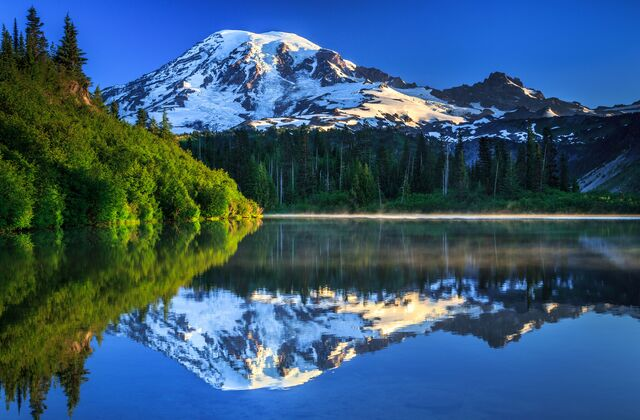
#> input picture Image_Color_Palette_Extractor/1.jpg, 640 x 420 px
$ python main.py
#> lines starting #> are read from the running program, lines starting #| are printed output that depends on the picture
## ##Image Color Palette Extractor
from PIL import Image
import numpy as np
import matplotlib.pyplot as plt
from sklearn.cluster import KMeans
import os

##görseli açıp yeniden boyutlandırıp numpy yapıyorum daha hızlı işlemek için
def load_image(image_path, resize=True, size=(100, 100)):
    try:
        image = Image.open(image_path).convert("RGB")  # PNG desteği + RGBA -> RGB dönüşüm
        if resize:
            image = image.resize(size)
        image_np = np.array(image)
        return image_np
    except Exception as e:
        print(f"❌ Image couldn't be downloaded: {e}")
        exit(1)

##çok koyu ve açığı yani uçtaki beyaz ve siyahı almıyor
def is_too_dark_or_light(rgb, dark_thresh=30, light_thresh=225):

    return all(channel <= dark_thresh for channel in rgb) or \
           all(channel >= light_thresh for channel in rgb)

##grilik fonskiyonu
def is_grayscale(rgb, tolerance=15):
    rgb = [int(c) for c in rgb]
    return max(rgb) - min(rgb) < tolerance

#kaç tane grilik var saysın
def count_grayscale_colors(colors):
    return sum(1 for color in colors if is_grayscale(color))

##filtreleme
def filter_out_grayscale(pixels):
    return np.array([p for p in pixels if not is_grayscale(p)])


##en baskın renkleri bulabilmek için kmeans algoritması ile kümeliyoruz
def get_dominant_colors(image_np, n_colors=5):
    pixels = image_np.reshape(-1, 3)  # Her pikselin RGB değerini vektöre dönüştür vektörizasyon bizim işimiz

     # Aşırı koyu veya aşırı açık olan pikselleri çıkar ve grayscale
    filtered_pixels = np.array([
        p for p in pixels
        if not is_too_dark_or_light(p) and not is_grayscale(p)
    ])

    # Eğer filtrelemeden sonra çok az piksel kaldıysa, orijinali kullan
    if len(filtered_pixels) < 100:
        filtered_pixels = pixels

    model = KMeans(n_clusters=n_colors, random_state=42) ## minik easter egg de koydum hehe
    model.fit(filtered_pixels)
    colors = model.cluster_centers_.astype(int)

    grayscale_count = count_grayscale_colors(colors)
    if grayscale_count >= 2:
        filtered_pixels_strict = np.array([
            p for p in filtered_pixels if not is_grayscale(p)
        ])

        if len(filtered_pixels_strict) >= 100:
            model = KMeans(n_clusters=n_colors, random_state=42)
            model.fit(filtered_pixels_strict)
            colors = model.cluster_centers_.astype(int)
            print(f"⚠️ {grayscale_count} grayscale tones detected. Recomputed the palette without grayscale tones.")
        else:
            print(f"⚠️ {grayscale_count} grayscale tones detected, but not enough color data remained to reprocess.")

    return colors


#Renk paletini görselleştiriyoruz (kare bloklar olarak gösteriyoruz)
def plot_palette(colors):
    plt.figure(figsize=(8, 2))  # Palet görselinin boyutu
    for i, color in enumerate(colors):
        plt.fill_between([i, i + 1], 0, 1, color=np.array(color) / 255)  # Rengi çiz
    plt.xlim(0, len(colors))
    plt.axis('off')  # Eksenleri kapat
    plt.show()  # Paleti göster


#RGB'den HEX'e dönüştürme fonksiyonu, renk kodlarını yazmak için
def rgb_to_hex(rgb_color):
    return '#%02x%02x%02x' % tuple(rgb_color)


#HEX renkleri terminalde yazdırıyoruz
def print_palette_hex(colors):
    hex_colors = [rgb_to_hex(color) for color in colors]
    print("Top dominant colors (HEX):")
    for i, (rgb, hex_code) in enumerate(zip(colors, hex_colors), 1):
        tag = " (grayscale)" if is_grayscale(rgb) else ""
        print(f"{i}. {hex_code}{tag}")

# Tüm işlemleri bir araya getiren ana fonksiyon
def extract_color_palette(image_path, n_colors=5):
    image_np = load_image(image_path)
    colors = get_dominant_colors(image_np, n_colors=n_colors)
    print_palette_hex(colors)
    plot_palette(colors)

## Çalıştırılabilir dosya olarak kullanılmasını sağlıyoruz
if __name__ == "__main__":
    image_path = input("🎨Enter the name of the image (e.g 11.jpg): ").strip()
#> the answer given: 1.jpg

    try:
        n = int(input(" How many colors do you want? (Enter a number between 3 and 9) "))
#> the answer given: 3
        if not 3 <= n <= 9:
            raise ValueError
    except ValueError:
        print("❌ Please enter a valid number between 3 and 9. 2.jpg")
        exit(1)

    extract_color_palette(image_path, n_colors=n)
#> in load_image, image is the input picture: PIL image 640x420 RGB; mean R, G, B 54.8, 88.3, 114.9
#> in load_image, `image = image.resize(size)`:
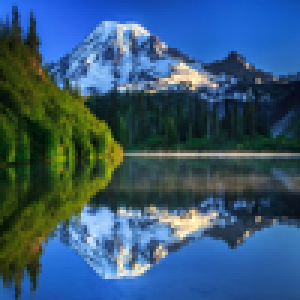
#> image: PIL image 100x100 RGB (shown 3 times larger); mean R, G, B 54.8, 88.3, 114.9
#> in extract_color_palette, `colors = get_dominant_colors(image_np, n_colors=n_colors)`: colors = [[29, 50, 50], [64, 115, 190], [81, 94, 24]]
#> in print_palette_hex, `hex_colors = [rgb_to_hex(color) for color in colors]`: hex_colors = ['#1d3232', '#4073be', '#515e18']
#> the loop in print_palette_hex, `for i, (rgb, hex_code) in enumerate(zip(colors, hex_colors), 1):` made 3 passes
#> hex_code on passes 1 to 3: '#1d3232', '#4073be', '#515e18'
#| 1. #1d3232
#| 2. #4073be
#| 3. #515e18
#> the loop in plot_palette, `for i, color in enumerate(colors):` made 3 passes
#> in plot_palette, `plt.show()`:
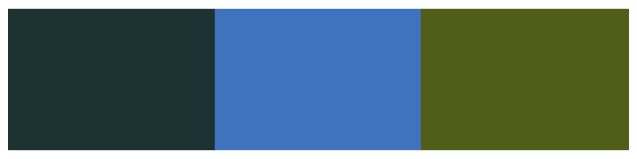
#> figure drawn by matplotlib, 1 panel

$ run again, on Image_Color_Palette_Extractor/9.jpg
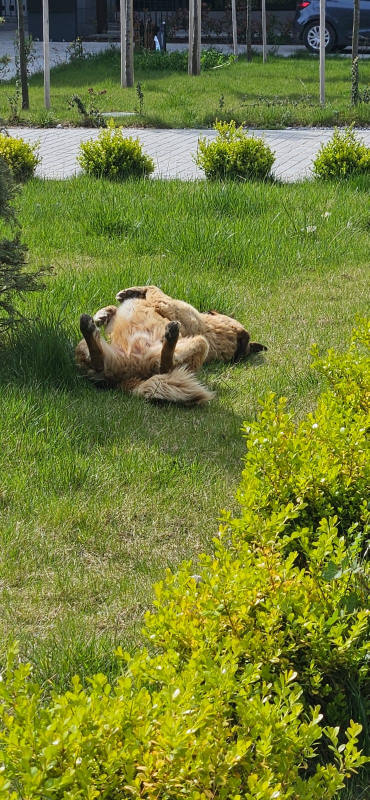
#> input picture Image_Color_Palette_Extractor/9.jpg, 739 x 1600 px (shown at 1/2 size)
#> in load_image, image is the input picture: PIL image 739x1600 RGB; mean R, G, B 114.6, 126.1, 51.4
#> in load_image, `image = image.resize(size)`:
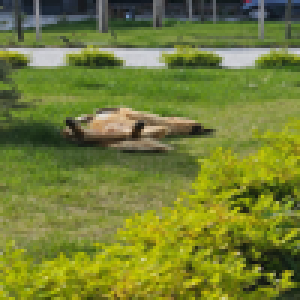
#> image: PIL image 100x100 RGB (shown 3 times larger); mean R, G, B 114.7, 126.1, 51.5
#> colors = [[57, 70, 40], [157, 161, 52], [109, 127, 45]]
#> hex_colors = ['#394628', '#9da134', '#6d7f2d']
#> the loop in print_palette_hex, `for i, (rgb, hex_code) in enumerate(zip(colors, hex_colors), 1):` made 3 passes
#> hex_code on passes 1 to 3: '#394628', '#9da134', '#6d7f2d'
#> (printed output is left out)
#> the loop in plot_palette, `for i, color in enumerate(colors):` made 3 passes
#> in plot_palette, `plt.show()`:
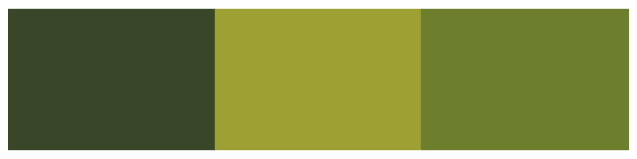
#> figure drawn by matplotlib, 1 panel

$ run again, on Image_Color_Palette_Extractor/3.jpeg
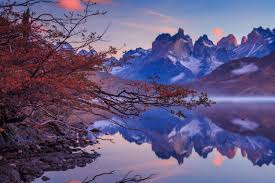
#> input picture Image_Color_Palette_Extractor/3.jpeg, 275 x 183 px
#> in load_image, image is the input picture: PIL image 275x183 RGB; mean R, G, B 99.1, 88.6, 126.6
#> in load_image, `image = image.resize(size)`:
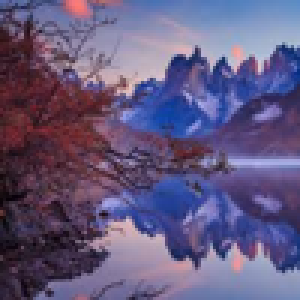
#> image: PIL image 100x100 RGB (shown 3 times larger); mean R, G, B 99.1, 88.6, 126.6
#> colors = [[82, 79, 135], [70, 42, 63], [147, 143, 179]]
#> hex_colors = ['#524f87', '#462a3f', '#938fb3']
#> the loop in print_palette_hex, `for i, (rgb, hex_code) in enumerate(zip(colors, hex_colors), 1):` made 3 passes
#> hex_code on passes 1 to 3: '#524f87', '#462a3f', '#938fb3'
#> (printed output is left out)
#> the loop in plot_palette, `for i, color in enumerate(colors):` made 3 passes
#> in plot_palette, `plt.show()`:
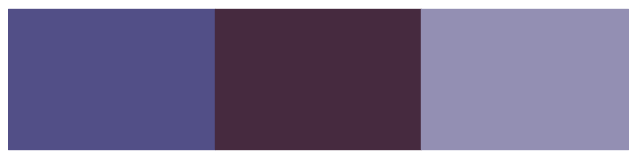
#> figure drawn by matplotlib, 1 panel

$ run again, on Image_Color_Palette_Extractor/4.jpeg
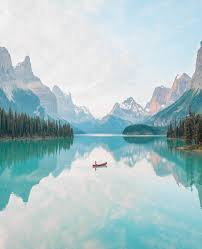
#> input picture Image_Color_Palette_Extractor/4.jpeg, 202 x 249 px
#> in load_image, image is the input picture: PIL image 202x249 RGB; mean R, G, B 173, 197.4, 200.8
#> in load_image, `image = image.resize(size)`:
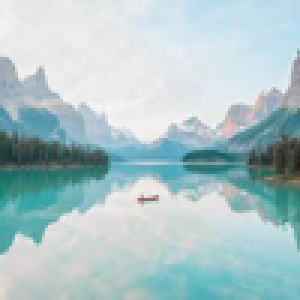
#> image: PIL image 100x100 RGB (shown 3 times larger); mean R, G, B 173, 197.4, 200.8
#> colors = [[63, 114, 112], [194, 216, 223], [124, 178, 186]]
#> hex_colors = ['#3f7270', '#c2d8df', '#7cb2ba']
#> the loop in print_palette_hex, `for i, (rgb, hex_code) in enumerate(zip(colors, hex_colors), 1):` made 3 passes
#> hex_code on passes 1 to 3: '#3f7270', '#c2d8df', '#7cb2ba'
#> (printed output is left out)
#> the loop in plot_palette, `for i, color in enumerate(colors):` made 3 passes
#> in plot_palette, `plt.show()`:
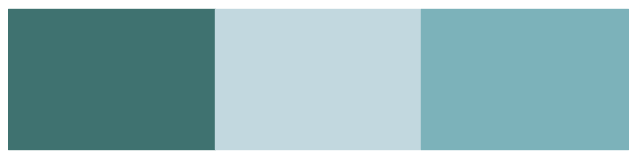
#> figure drawn by matplotlib, 1 panel
